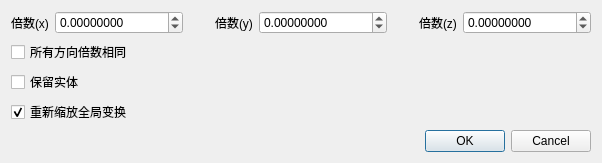
<?xml version="1.0" encoding="UTF-8"?>
<ui version="4.0">
 <class>ScaleDialog</class>
 <widget class="QDialog" name="ScaleDialog">
  <property name="geometry">
   <rect>
    <x>0</x>
    <y>0</y>
    <width>602</width>
    <height>150</height>
   </rect>
  </property>
  <property name="windowTitle">
   <string>比例缩放</string>
  </property>
  <layout class="QVBoxLayout" name="verticalLayout">
   <item>
    <layout class="QHBoxLayout" name="horizontalLayout">
     <item>
      <widget class="QLabel" name="label1">
       <property name="text">
        <string>倍数(x)</string>
       </property>
      </widget>
     </item>
     <item>
      <widget class="QDoubleSpinBox" name="fxSpinBox">
       <property name="decimals">
        <number>8</number>
       </property>
       <property name="minimum">
        <double>-1000000.000000000000000</double>
       </property>
       <property name="maximum">
        <double>1000000.000000000000000</double>
       </property>
      </widget>
     </item>
     <item>
      <spacer name="horizontalSpacer">
       <property name="orientation">
        <enum>Qt::Horizontal</enum>
       </property>
       <property name="sizeHint" stdset="0">
        <size>
         <width>40</width>
         <height>20</height>
        </size>
       </property>
      </spacer>
     </item>
     <item>
      <widget class="QLabel" name="label2">
       <property name="text">
        <string>倍数(y)</string>
       </property>
      </widget>
     </item>
     <item>
      <widget class="QDoubleSpinBox" name="fySpinBox">
       <property name="decimals">
        <number>8</number>
       </property>
       <property name="minimum">
        <double>-1000000.000000000000000</double>
       </property>
       <property name="maximum">
        <double>1000000.000000000000000</double>
       </property>
      </widget>
     </item>
     <item>
      <spacer name="horizontalSpacer_2">
       <property name="orientation">
        <enum>Qt::Horizontal</enum>
       </property>
       <property name="sizeHint" stdset="0">
        <size>
         <width>40</width>
         <height>20</height>
        </size>
       </property>
      </spacer>
     </item>
     <item>
      <widget class="QLabel" name="label3">
       <property name="text">
        <string>倍数(z)</string>
       </property>
      </widget>
     </item>
     <item>
      <widget class="QDoubleSpinBox" name="fzSpinBox">
       <property name="decimals">
        <number>8</number>
       </property>
       <property name="minimum">
        <double>-1000000.000000000000000</double>
       </property>
       <property name="maximum">
        <double>1000000.000000000000000</double>
       </property>
      </widget>
     </item>
    </layout>
   </item>
   <item>
    <widget class="QCheckBox" name="sameForAllCheckBox">
     <property name="toolTip">
      <string>Same scale for all dimensions</string>
     </property>
     <property name="text">
      <string>所有方向倍数相同</string>
     </property>
    </widget>
   </item>
   <item>
    <widget class="QCheckBox" name="keepInPlaceCheckBox">
     <property name="toolTip">
      <string>Whether the cloud (center) should stay at the same place or not (i.e. coordinates are multiplied directly)</string>
     </property>
     <property name="text">
      <string>保留实体</string>
     </property>
    </widget>
   </item>
   <item>
    <widget class="QCheckBox" name="rescaleGlobalShiftCheckBox">
     <property name="toolTip">
      <string>To apply the same scale(s) to the 'Global Shift' as well</string>
     </property>
     <property name="text">
      <string>重新缩放全局变换</string>
     </property>
     <property name="checked">
      <bool>true</bool>
     </property>
    </widget>
   </item>
   <item>
    <spacer name="verticalSpacer">
     <property name="orientation">
      <enum>Qt::Vertical</enum>
     </property>
     <property name="sizeHint" stdset="0">
      <size>
       <width>20</width>
       <height>3</height>
      </size>
     </property>
    </spacer>
   </item>
   <item>
    <widget class="QDialogButtonBox" name="buttonBox">
     <property name="orientation">
      <enum>Qt::Horizontal</enum>
     </property>
     <property name="standardButtons">
      <set>QDialogButtonBox::Cancel|QDialogButtonBox::Ok</set>
     </property>
    </widget>
   </item>
  </layout>
 </widget>
 <resources/>
 <connections>
  <connection>
   <sender>buttonBox</sender>
   <signal>accepted()</signal>
   <receiver>ScaleDialog</receiver>
   <slot>accept()</slot>
   <hints>
    <hint type="sourcelabel">
     <x>248</x>
     <y>254</y>
    </hint>
    <hint type="destinationlabel">
     <x>157</x>
     <y>274</y>
    </hint>
   </hints>
  </connection>
  <connection>
   <sender>buttonBox</sender>
   <signal>rejected()</signal>
   <receiver>ScaleDialog</receiver>
   <slot>reject()</slot>
   <hints>
    <hint type="sourcelabel">
     <x>316</x>
     <y>260</y>
    </hint>
    <hint type="destinationlabel">
     <x>286</x>
     <y>274</y>
    </hint>
   </hints>
  </connection>
 </connections>
</ui>
